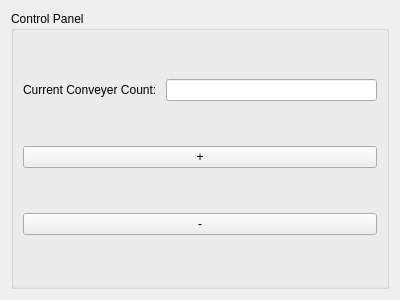
<?xml version="1.0" encoding="UTF-8"?>
<ui version="4.0">
 <class>ControlPanel</class>
 <widget class="QWidget" name="ControlPanel">
  <property name="geometry">
   <rect>
    <x>0</x>
    <y>0</y>
    <width>400</width>
    <height>300</height>
   </rect>
  </property>
  <property name="windowTitle">
   <string>Form</string>
  </property>
  <layout class="QVBoxLayout" name="verticalLayout">
   <item>
    <widget class="QGroupBox" name="controlGroup">
     <property name="title">
      <string>Control Panel</string>
     </property>
     <layout class="QVBoxLayout" name="verticalLayout_2">
      <item>
       <layout class="QHBoxLayout" name="conveyerCountLayout">
        <item>
         <widget class="QLabel" name="conveyerLab">
          <property name="text">
           <string>Current Conveyer Count: </string>
          </property>
         </widget>
        </item>
        <item>
         <widget class="QLineEdit" name="conveyerLine"/>
        </item>
       </layout>
      </item>
      <item>
       <widget class="QPushButton" name="increasePB">
        <property name="text">
         <string>+</string>
        </property>
       </widget>
      </item>
      <item>
       <widget class="QPushButton" name="decreasePB">
        <property name="text">
         <string>-</string>
        </property>
       </widget>
      </item>
     </layout>
    </widget>
   </item>
  </layout>
 </widget>
 <resources/>
 <connections/>
</ui>
